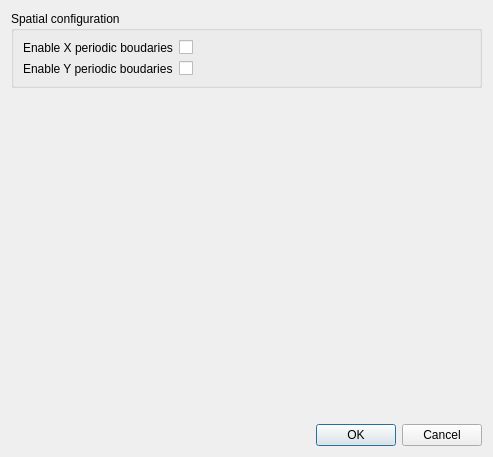
<?xml version="1.0" encoding="UTF-8"?>
<ui version="4.0">
 <class>EditModel</class>
 <widget class="QWidget" name="EditModel">
  <property name="geometry">
   <rect>
    <x>0</x>
    <y>0</y>
    <width>493</width>
    <height>457</height>
   </rect>
  </property>
  <property name="windowTitle">
   <string>Edit Model</string>
  </property>
  <layout class="QGridLayout" name="gridLayout">
   <item row="2" column="0">
    <widget class="QDialogButtonBox" name="buttonBox">
     <property name="standardButtons">
      <set>QDialogButtonBox::Cancel|QDialogButtonBox::Ok</set>
     </property>
    </widget>
   </item>
   <item row="0" column="0">
    <widget class="QGroupBox" name="groupBox">
     <property name="title">
      <string>Spatial configuration</string>
     </property>
     <layout class="QGridLayout" name="gridLayout_3">
      <item row="0" column="0">
       <layout class="QFormLayout" name="formLayout">
        <item row="0" column="0">
         <widget class="QLabel" name="enableXPeriodicBoudariesLabel">
          <property name="text">
           <string>Enable X periodic boudaries</string>
          </property>
          <property name="buddy">
           <cstring>enableXPeriodicBoudariesCheckBox</cstring>
          </property>
         </widget>
        </item>
        <item row="0" column="1">
         <widget class="QCheckBox" name="enableXPeriodicBoudariesCheckBox"/>
        </item>
        <item row="1" column="0">
         <widget class="QLabel" name="enableYPeriodicBoudariesLabel">
          <property name="text">
           <string>Enable Y periodic boudaries</string>
          </property>
          <property name="buddy">
           <cstring>enableYPeriodicBoudariesCheckBox</cstring>
          </property>
         </widget>
        </item>
        <item row="1" column="1">
         <widget class="QCheckBox" name="enableYPeriodicBoudariesCheckBox"/>
        </item>
       </layout>
      </item>
     </layout>
    </widget>
   </item>
   <item row="1" column="0">
    <spacer name="verticalSpacer">
     <property name="orientation">
      <enum>Qt::Vertical</enum>
     </property>
     <property name="sizeHint" stdset="0">
      <size>
       <width>20</width>
       <height>40</height>
      </size>
     </property>
    </spacer>
   </item>
  </layout>
 </widget>
 <resources/>
 <connections/>
</ui>
